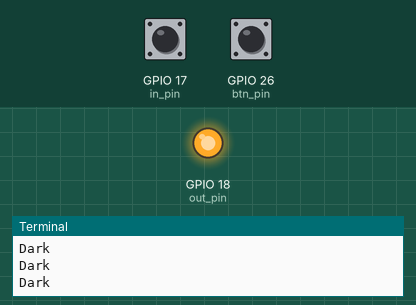
Simulated run of this program. Board: Raspberry Pi (BCM pin numbers). Shown: output pins drawn as LEDs (lit = HIGH), the last lines printed to the terminal. The inputs (shaded band) are chosen by the test bench; at power-on: GPIO 26 (btn_pin) LOW, GPIO 17 (in_pin) HIGH.

Above: at 1.2 s.
1.3 s: GPIO 26 (btn_pin) pulled HIGH for 0.6 s
At 1.8 s:
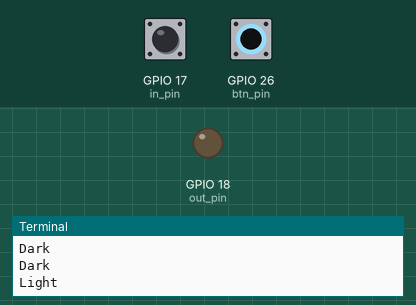
3.5 s: GPIO 26 (btn_pin) pulled HIGH for 3.2 s
At 8.4 s:
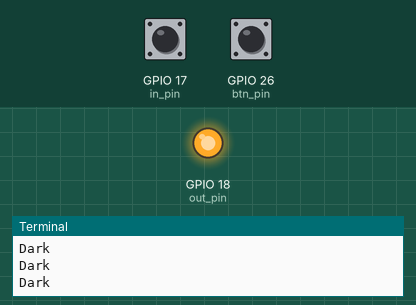
Timing chart, 0 to 9.9 s (numbered marks = the images above; inputs shaded):
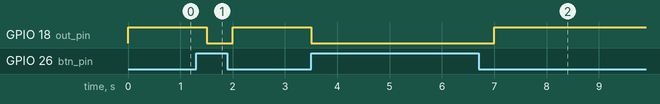

Measured:
- after the input at 1.3 s, GPIO 18 (out_pin): HIGH → LOW after 0.20 s, → HIGH 0.50 s later
- after the input at 3.5 s, GPIO 18 (out_pin): HIGH → LOW at once, → HIGH 3.5 s later

The program:

5.3_ex3.py
```python
#!/usr/bin/env python3
import RPi.GPIO as GPIO
import time
GPIO.setmode(GPIO.BCM)
in_pin = 17
btn_pin = 26
out_pin = 18
GPIO.setup(in_pin, GPIO.IN)
GPIO.setup(btn_pin, GPIO.IN)
GPIO.setup(out_pin, GPIO.OUT)


try:
    while True:
        if (not GPIO.input(in_pin) or not GPIO.input(btn_pin)):
            print("Dark")
            GPIO.output(out_pin,1)
            time.sleep(0.5)
        else:
            print("Light")
            GPIO.output(out_pin,0)
            time.sleep(0.5)
except KeyboardInterrupt:
    GPIO.cleanup()
    print("\nProgram Exited")
    exit(0)
```
